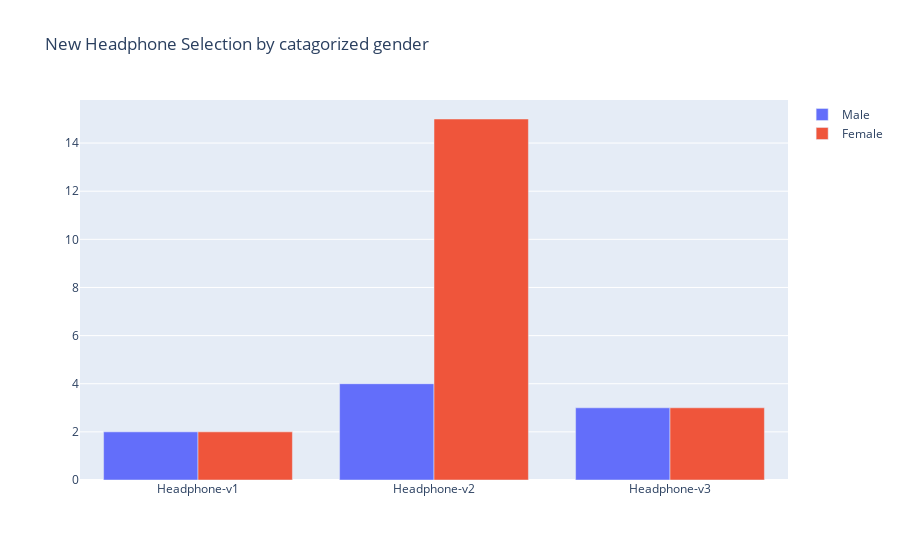

Notebook code for this chart:
### Markdown cell above
<img src="https://selfstudy108.treebymuk.com/wp-content/uploads/2022/05/dashboard-reporting-e1653293915410.jpg">

# Section 2: Visualized data from customer feedback (sample)

After get the complete data from survey response, visulized the data as set customer hypothesis

### Code cell
import pandas as pd
import numpy as np
import plotly.graph_objects as go
features=['Strongly disagree','Somewhat disagree','Neither agree nor disagree','Somewhat agree','Strongly agree']
# Load Data
data = pd.read_csv("New Headphone Production Survey Complete.csv")

htype =['Headphone-v1','Headphone-v2','Headphone-v3']

Male_HpAnswer1= data.loc[(data['HpAnswer']=='v1')&(data['Gender'].str.strip()=="Male"), ['HpAnswer']].shape[0]
Female_HpAnswer1= data.loc[(data['HpAnswer']=='v1')&(data['Gender'].str.strip()=="Female"), ['HpAnswer']].shape[0]
Male_HpAnswer2= data.loc[(data['HpAnswer']=='v2')&(data['Gender'].str.strip()=="Male"), ['HpAnswer']].shape[0]
Female_HpAnswer2= data.loc[(data['HpAnswer']=='v2')&(data['Gender'].str.strip()=="Female"), ['HpAnswer']].shape[0]
Male_HpAnswer3= data.loc[(data['HpAnswer']=='v3')&(data['Gender'].str.strip()=="Male"), ['HpAnswer']].shape[0]
Female_HpAnswer3= data.loc[(data['HpAnswer']=='v3')&(data['Gender'].str.strip()=="Female"), ['HpAnswer']].shape[0]

fig1 = go.Figure(data=[go.Bar(x=htype, y= [Male_HpAnswer1,Male_HpAnswer2,Male_HpAnswer3], name ="Male"),
                      go.Bar(x=htype,  y= [Female_HpAnswer1,Female_HpAnswer2,Female_HpAnswer3], name ="Female")
                
        ])
fig1.update_layout(barmode='group',title_text='New Headphone Selection by catagorized gender')

### Figure 1 — Plotly figure (JSON) as saved in the notebook; plotly's stock layout.template omitted (floating-point values rounded to 4 significant figures)
{"data": [{"name": "Male", "type": "bar", "x": ["Headphone-v1", "Headphone-v2", "Headphone-v3"], "y": [2, 4, 3]}, {"name": "Female", "type": "bar", "x": ["Headphone-v1", "Headphone-v2", "Headphone-v3"], "y": [2, 15, 3]}], "layout": {"barmode": "group", "title": {"text": "New Headphone Selection by catagorized gender"}}}
